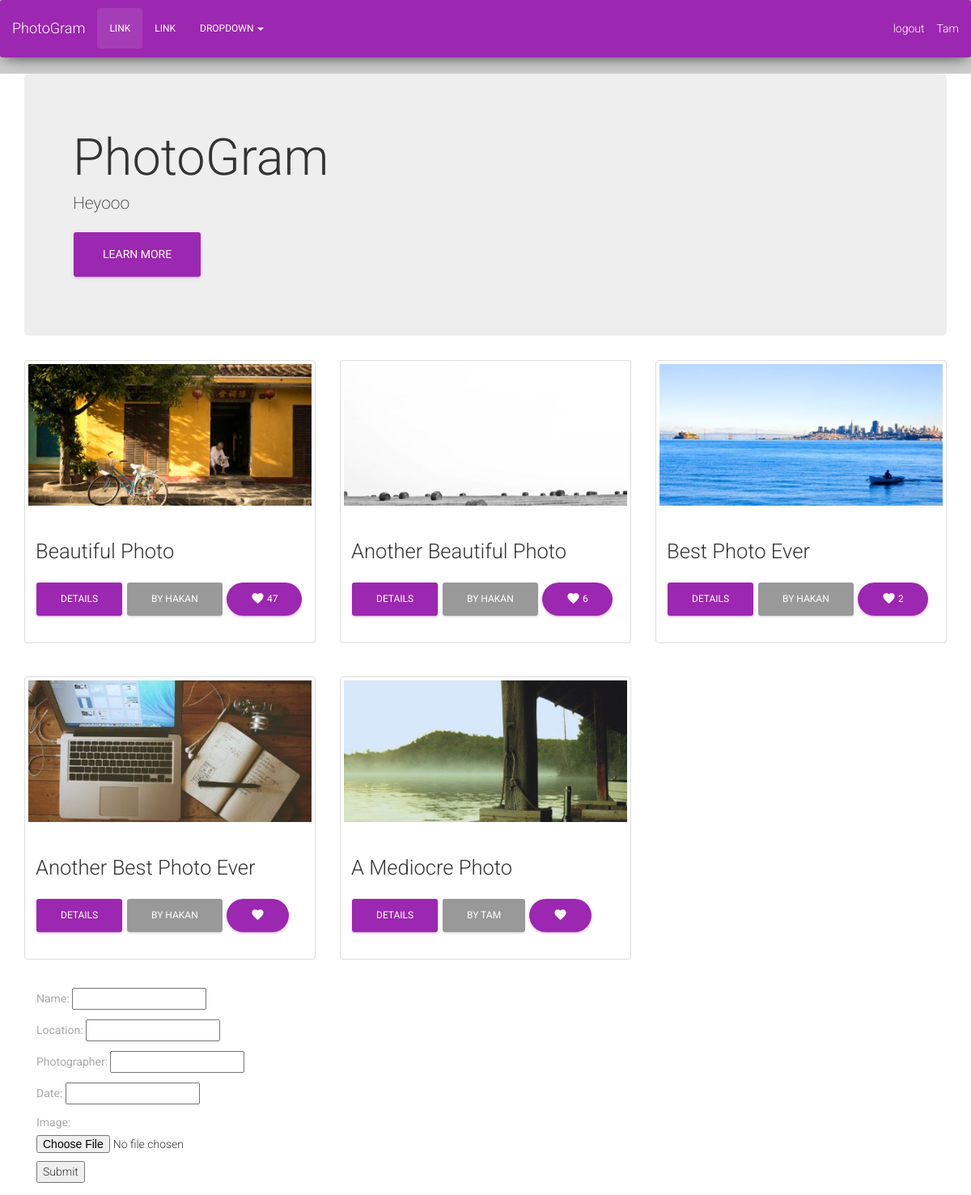
The page / (signed in) on the database its author committed.
### photoGallery/models.py (models this page shows, shortened)
class Photograph(models.Model):
    user = models.ForeignKey(User)
    name = models.CharField(max_length=100)
    location = models.CharField(max_length=100)
    photographer = models.CharField(max_length=100)
    date = models.CharField(max_length=100) # Change to DateField
    image = models.ImageField(upload_to='image_files', default='media/default.png')
    likes = models.IntegerField(default=0)

### photoGallery/views.py (the view)
# urls.py: url(r'^$', views.index, name = 'index'),
def index(request):
    photographs = Photograph.objects.all()
    form = PhotographForm()
    return render(request, 'index.html', { 'photographs': photographs, 'form': form })

### photoGallery/forms.py
class PhotographForm(forms.ModelForm):
    class Meta:
        model = Photograph
        fields = ('name', 'location', 'photographer', 'date', 'image')

### photoGallery/templates/index.html
{% extends "base.html" %} {% load staticfiles %} {% block content %}
<div class="header">
    <div class="jumbotron">
        <h1>PhotoGram</h1>
        <p>Heyooo</p>
        <p><a class="btn btn-primary btn-lg" href="#" role="button">Learn more</a></p>
    </div>
</div>
<div class="wrapper">
    <div class=" row">
        {% for photograph in photographs %}
        <div class="col-md-4">
            <div class="photographItem thumbnail">
                <p>
                    <a href="/{{photograph.id}}/">
                        <img src="{{ photograph.image.url }}" alt="{{photograph.name}}">
                    </a>
                </p>
                <div class="caption">
                    <h3>{{photograph.name}}</h3>
                    <p><a href="/{{photograph.id}}/" class="btn btn-primary" role="button">Details</a>
                        <a href="/user/{{photograph.user.username}}" class="btn btn-default" role="button">by {{photograph.user.username}}</a>
                        <button id="likes" data-id="{{photograph.id}}" class="btn btn-primary btn-round" type="button">
                            <i class="material-icons">favorite</i> {% if photograph.likes > 0 %} {{photograph.likes}} {% endif %}
                        </button>
                    </p>
                </div>
            </div>
        </div>
        {% if forloop.counter|divisibleby:3 and not forloop.last %}
    </div>
    <br>
    <div class="row">
        {% endif %} {% endfor %}
    </div>
    <div class="panel-body">
        <form enctype="multipart/form-data" action="post_url/" method="post"> {% comment %} enctype is needed when uploading files to server{% endcomment %} {% csrf_token %} {{form.as_p}}
            <input type="submit" value="Submit" />
        </form>
    </div>
</div>
{% endblock content %}

### photoGallery/templates/base.html (shortened to what this page needs)
{% load staticfiles %}
<!doctype html>
<html lang="en">
<head>
	<link rel="stylesheet" href="https://maxcdn.bootstrapcdn.com/font-awesome/latest/css/font-awesome.min.css" />
    <link href="{% static "assets/css/bootstrap.min.css" %}" rel="stylesheet" />
    <link href="{% static "assets/css/material-kit.css" %}" rel="stylesheet"/>
	<link href="{% static "assets/css/style.css" %}" rel="stylesheet"/>
</head>
<body>
<nav class="navbar navbar-default" role="navigation">
	<div class="container-fluid">
    	<div class="navbar-header">
    		<a class="navbar-brand" href="/">PhotoGram</a>
    	</div>
    	<div class="collapse navbar-collapse" id="bs-example-navbar-collapse-1">
    		<ul class="nav navbar-nav">
				<li class="active"><a href="#">Link</a></li>
        		<li><a href="#">Link</a></li>
        		<li class="dropdown">
        			<a href="#" class="dropdown-toggle" data-toggle="dropdown">Dropdown <b class="caret"></b></a>
        		</li>
    		</ul>
			{% if user.is_authenticated %}
					<a class="navbar-text navbar-right"
					   href="{% url 'profile' user.username %}"> {{ user.username }}</a>
					<a class="navbar-text navbar-right"
					   href="{% url 'logout' %}" > logout </a>
            {% else %}
					<a class="navbar-text navbar-right"
					   href="{% url 'login' %}">login</a>
            {% endif %}
    	</div>
	</div>
</nav>
<div class="wrapper">
	<div class="main">
		<div class="container">
		{% block content %}{% endblock %}
		</div>
	</div>
</div>
</body>
</html>

### rows shown on the page
Photograph: image (picture), name "Beautiful Photo", user.username "HAKAN", likes "47"
Photograph: image (picture), name "Another Beautiful Photo", user.username "HAKAN", likes "6"
Photograph: image (picture), name "Best Photo Ever", user.username "HAKAN", likes "2"
Photograph: image (picture), name "Another Best Photo Ever", user.username "HAKAN"
Photograph: image (picture), name "A Mediocre Photo", user.username "TAM"

### other values the page prints
{{ user.username }} "Tam"
